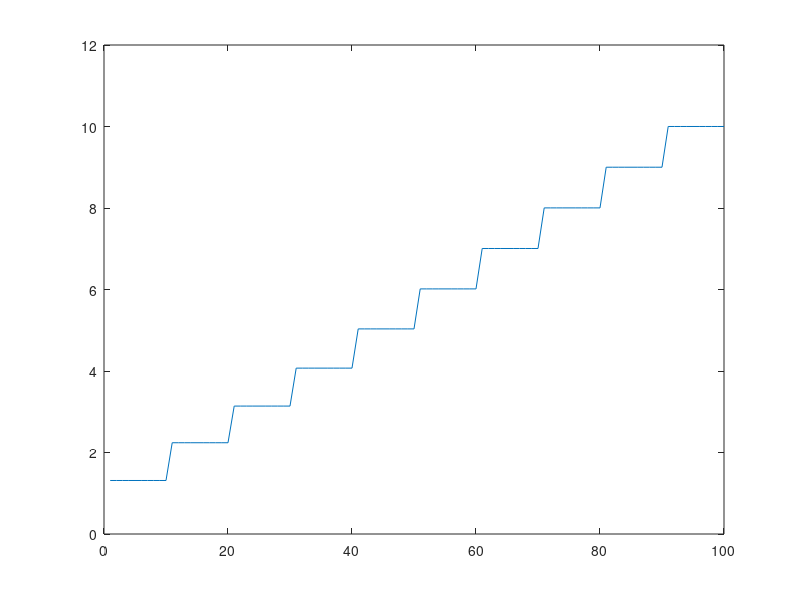

Source code (MATLAB): (Note: this script raises an error after producing the figure.)
% Multiple Logistic Regression Simulation
clear 
clc
b=[0,1,0]; % chosen weights (intercept, contrast, a and interaction c*x
% o=1;
% m=5;
contrastData=sort(repmat([1:10]',10,1)); % controlled facor (contrast levels)
aData=10*randn(100,1); % random factor (e.g. spontaneous alpha)
%logodds=1./(1+exp(b(1)+b(2)*contrastData+b(3)*aData)); % Calculated performance based on factors and
%pC=log(logodds);
pC=1./(exp(b(1)+b(2)*contrastData+b(3)*aData)); % Calculated performance based on factors and 
pC=exp(b(1)+b(2)*contrastData)/1+(b(1)+b(2)*contrastData); % Calculated performance based on factors and 
%pC=(exp(-(contrasts-m)/o))./(o*(1+exp(-(contrasts-m)/o)).^2);
% pC=1./(1+exp(-b(1)*(contrasts-m)));
% pC=1./(1+exp(-o*(contrasts-m)));
% test=1./(1+exp(-b(1)-(b(2)*contrastData)));

response=pC>0.5;

plot(log(pC))

% Data Table (Response, contrast, x value)
xdata=[contrastData aData];
ydata=categorical(response);
datmat=[contrastData aData response];

[B,dev,stats] = mnrfit(xdata,ydata);
fitglm(xdata,ydata)

plot(contrastData,pC)

% Non-log
exp(B)
round(stats.p,5)

% FitMNR
[B,dev,stats] = fitmnr(xdata,ydata);